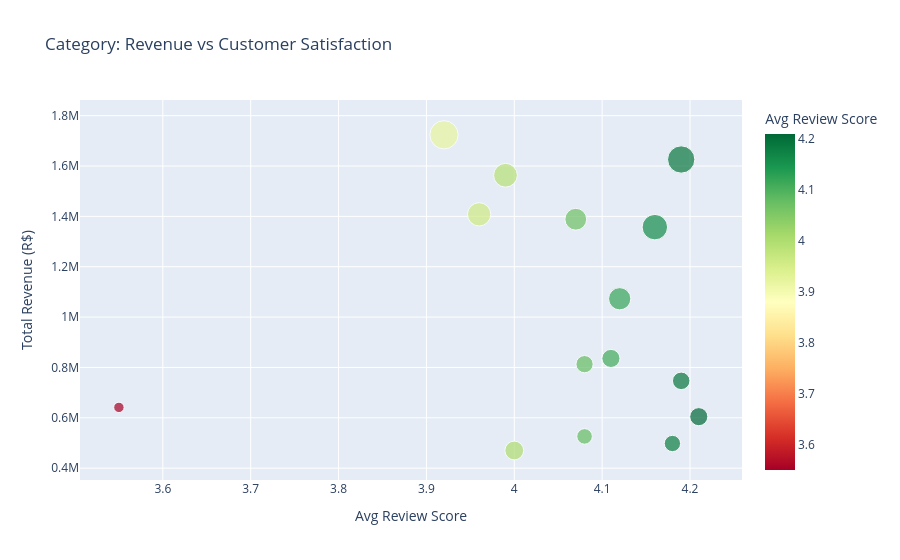

Notebook source saved alongside this figure:
### Code cell
# Scatter plot — revenue vs review score (the interesting one)
fig = px.scatter(by_category,
    x='avg_review_score', y='total_revenue',
    size='total_orders', color='avg_review_score',
    hover_name='category',
    title='Category: Revenue vs Customer Satisfaction',
    labels={'avg_review_score': 'Avg Review Score', 'total_revenue': 'Total Revenue (R$)'},
    color_continuous_scale='RdYlGn')
fig.show()

# Save for dashboard
by_category.to_csv('../data/processed/category_performance.csv', index=False)
print("Saved category_performance.csv")

### Figure 1 — Plotly figure (JSON) as saved in the notebook; plotly's stock layout.template omitted (floating-point values rounded to 4 significant figures)
{"data": [{"hovertemplate": "<b>%{hovertext}</b><br><br>Avg Review Score=%{marker.color}<br>Total Revenue (R$)=%{y}<br>total_orders=%{marker.size}<extra></extra>", "hovertext": ["cama_mesa_banho", "beleza_saude", "informatica_acessorios", "moveis_decoracao", "relogios_presentes", "esporte_lazer", "utilidades_domesticas", "automotivo", "ferramentas_jardim", "cool_stuff", "moveis_escritorio", "brinquedos", "bebes", "perfumaria", "telefonia"], "legendgroup": "", "marker": {"color": [3.92, 4.19, 3.99, 3.96, 4.07, 4.16, 4.12, 4.11, 4.08, 4.19, 3.55, 4.21, 4.08, 4.18, 4.0], "coloraxis": "coloraxis", "size": [9272, 8647, 6530, 6307, 5495, 7530, 5743, 3810, 3448, 3559, 1254, 3804, 2809, 3086, 4093], "sizemode": "area", "sizeref": 23.18, "symbol": "circle"}, "mode": "markers", "name": "", "orientation": "v", "showlegend": false, "type": "scatter", "x": [3.92, 4.19, 3.99, 3.96, 4.07, 4.16, 4.12, 4.11, 4.08, 4.19, 3.55, 4.21, 4.08, 4.18, 4.0], "xaxis": "x", "y": [1724000.0, 1626000.0, 1563000.0, 1408000.0, 1389000.0, 1357000.0, 1073000.0, 835800.0, 813100.0, 746800.0, 641300.0, 604500.0, 526100.0, 498000.0, 470200.0], "yaxis": "y"}], "layout": {"coloraxis": {"autocolorscale": false, "colorbar": {"title": {"text": "Avg Review Score"}}, "colorscale": [[0, "rgb(165,0,38)"], [0.1, "rgb(215,48,39)"], [0.2, "rgb(244,109,67)"], [0.3, "rgb(253,174,97)"], [0.4, "rgb(254,224,139)"], [0.5, "rgb(255,255,191)"], [0.6, "rgb(217,239,139)"], [0.7, "rgb(166,217,106)"], [0.8, "rgb(102,189,99)"], [0.9, "rgb(26,152,80)"], [1, "rgb(0,104,55)"]]}, "legend": {"itemsizing": "constant", "tracegroupgap": 0}, "title": {"text": "Category: Revenue vs Customer Satisfaction"}, "xaxis": {"anchor": "y", "domain": [0, 1], "title": {"text": "Avg Review Score"}}, "yaxis": {"anchor": "x", "domain": [0, 1], "title": {"text": "Total Revenue (R$)"}}}}
